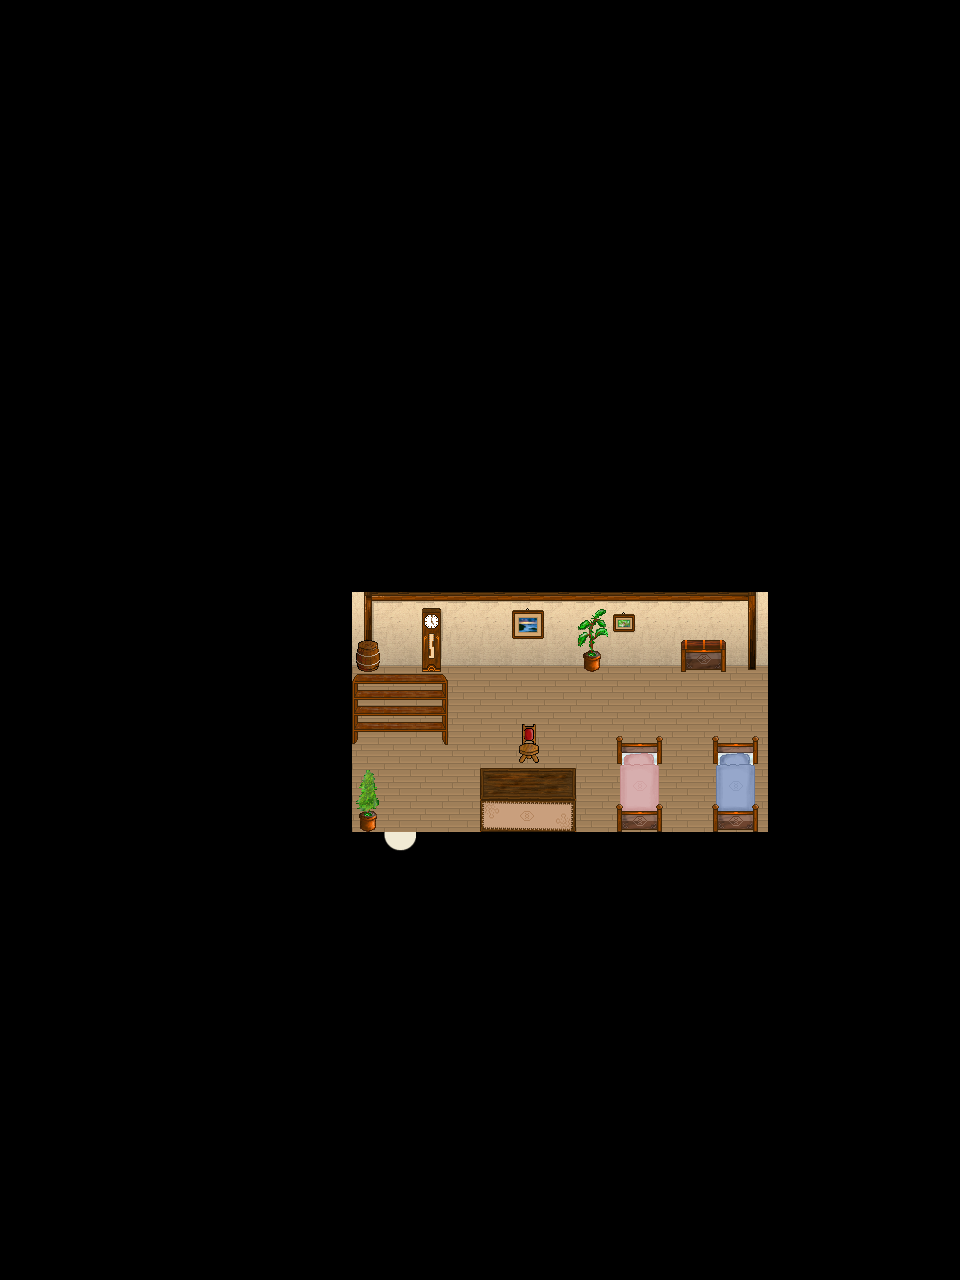

This is a level from a 2D game, rendered from its Tiled map with the project's own tilesets. A one-line summary and the map file follow, with tile-layer data summarised:
An orthogonal 30x40 tile map with 32x32 px tiles, 5 tile layers (Ground, Ground, Ground, Fringe, ...), 1 hidden layer not drawn, 6 tilesets and 2 objects (SCRIPT, WARP).

<map version="1.0" orientation="orthogonal" width="30" height="40" tilewidth="32" tileheight="32">
 <properties>
  <property name="music" value="inside2.ogg" />
 </properties>
 <tileset firstgid="1" name="collision1_32_32" tilewidth="32" tileheight="32">
  <image source="../graphics/tiles/collision1_32_32.png" width="1024" height="1024" />
 </tileset>
 <tileset firstgid="1025" name="indoor3_32_32" tilewidth="32" tileheight="32">
  <image source="../graphics/tiles/indoor3_32_32.png" width="1024" height="1024" />
 </tileset>
 <tileset firstgid="2049" name="indoor2_32_32" tilewidth="32" tileheight="32">
  <image source="../graphics/tiles/indoor2_32_32.png" width="1024" height="1024" />
 </tileset>
 <tileset firstgid="3073" name="indoor2_32_64" tilewidth="32" tileheight="64">
  <image source="../graphics/tiles/indoor2_32_64.png" width="1024" height="1024" />
 </tileset>
 <tileset firstgid="3585" name="indoor2_32_96" tilewidth="32" tileheight="96">
  <image source="../graphics/tiles/indoor2_32_96.png" width="1024" height="960" />
 </tileset>
 <tileset firstgid="3905" name="desert3_32_32" tilewidth="32" tileheight="32">
  <image source="../graphics/tiles/desert3_32_32.png" width="1024" height="1024" />
 </tileset>
 <layer name="Ground" width="30" height="40">
  <data>[1200 cells, 1200 non-empty, 4 distinct tile ids]</data>
 </layer>
 <layer name="Ground" width="30" height="40">
  <data>[1200 cells, 39 non-empty, 7 distinct tile ids]</data>
 </layer>
 <layer name="Ground" width="30" height="40">
  <data>[1200 cells, 21 non-empty, 21 distinct tile ids]</data>
 </layer>
 <layer name="Fringe" width="30" height="40">
  <data>[1200 cells, 6 non-empty, 6 distinct tile ids]</data>
 </layer>
 <layer name="Over" width="30" height="40">
  <data>[1200 cells, 4 non-empty, 4 distinct tile ids]</data>
 </layer>
 <layer name="Collision" width="30" height="40" visible="0">
  <data>[1200 cells, 1152 non-empty, 1 distinct tile ids]</data>
 </layer>
 <objectgroup name="Object" width="30" height="40">
  <object name="External Map Events" type="SCRIPT" x="0" y="0">
   <properties>
    <property name="FILENAME" value="scripts/maps/iw-desert-fortress-house11-o00-o00-o00.lua" />
   </properties>
  </object>
  <object name="Warp to city" type="WARP" x="384" y="832" width="32" height="32">
   <properties>
    <property name="DEST_MAP" value="ow-p0003-n0004-o0000" />
    <property name="DEST_X" value="3216" />
    <property name="DEST_Y" value="4912" />
   </properties>
  </object>
 </objectgroup>
</map>
